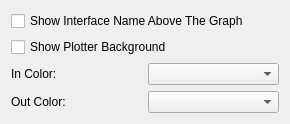
<?xml version="1.0" encoding="UTF-8"?>
<ui version="4.0">
 <class>configAdv</class>
 <widget class="QWidget" name="configAdv">
  <property name="geometry">
   <rect>
    <x>0</x>
    <y>0</y>
    <width>290</width>
    <height>124</height>
   </rect>
  </property>
  <layout class="QVBoxLayout" name="verticalLayout">
   <item>
    <widget class="QCheckBox" name="showTopBarCheckBox">
     <property name="text">
      <string>Show Interface Name Above The Graph</string>
     </property>
    </widget>
   </item>
   <item>
    <widget class="QCheckBox" name="showBackgroundCheckBox">
     <property name="text">
      <string>Show Plotter Background</string>
     </property>
    </widget>
   </item>
   <item>
    <layout class="QHBoxLayout" name="horizontalLayout">
     <item>
      <widget class="QLabel" name="inLabel">
       <property name="text">
        <string>In Color:</string>
       </property>
      </widget>
     </item>
     <item>
      <widget class="KColorCombo" name="inColorCombo"/>
     </item>
    </layout>
   </item>
   <item>
    <layout class="QHBoxLayout" name="horizontalLayout_2">
     <item>
      <widget class="QLabel" name="outLabel">
       <property name="text">
        <string>Out Color:</string>
       </property>
      </widget>
     </item>
     <item>
      <widget class="KColorCombo" name="outColorCombo"/>
     </item>
    </layout>
   </item>
   <item>
    <spacer name="verticalSpacer">
     <property name="orientation">
      <enum>Qt::Vertical</enum>
     </property>
     <property name="sizeHint" stdset="0">
      <size>
       <width>20</width>
       <height>11</height>
      </size>
     </property>
    </spacer>
   </item>
  </layout>
 </widget>
 <customwidgets>
  <customwidget>
   <class>KColorCombo</class>
   <extends>QComboBox</extends>
   <header>kcolorcombo.h</header>
  </customwidget>
 </customwidgets>
 <resources/>
 <connections/>
</ui>
